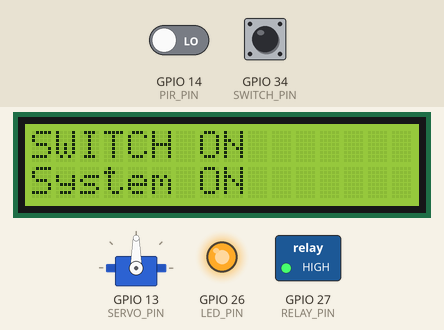
Bench run of a sketch on a simulated ESP32. On the bench: servo, 16×2 character LCD, switched loads named in the sketch (green lamp = pin HIGH), output pins drawn as LEDs (lit = HIGH). Inputs (shaded band) come from the test bench; at power-on: GPIO 14 (PIR_PIN) LOW, GPIO 34 (SWITCH_PIN) HIGH.

Above: at 1.2 s.
1.3 s: GPIO 14 (PIR_PIN) driven HIGH
At 4.16 s:
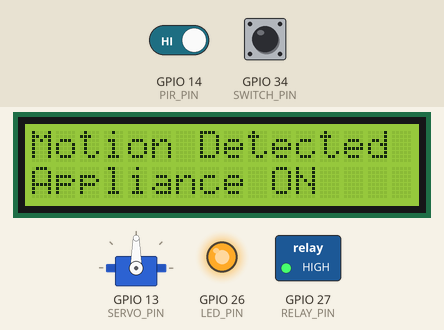
4.3 s: GPIO 34 (SWITCH_PIN) pulled LOW for 0.25 s
At 4.7 s:
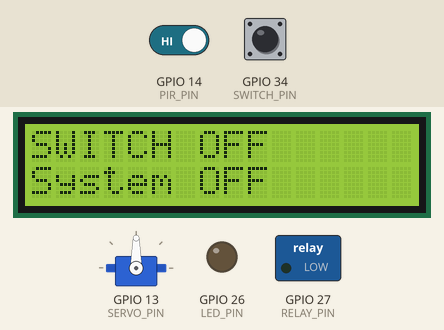
6.0 s: GPIO 34 (SWITCH_PIN) pulled LOW for 3.2 s
At 11.66 s:
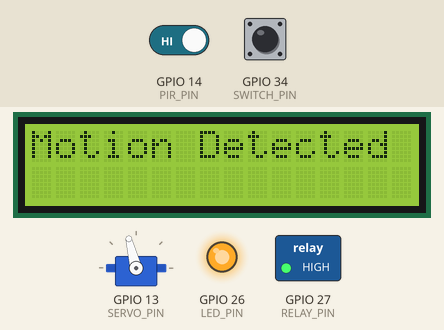
12.2 s: GPIO 34 (SWITCH_PIN) pulled LOW for 3.2 s
At 18.07 s:
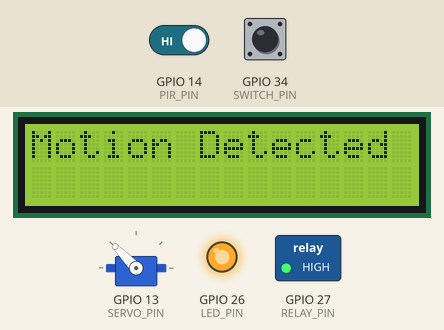
18.4 s: GPIO 34 (SWITCH_PIN) pulsed LOW 5 times (0.12 s each, 0.3 s apart)
At 20.8 s:
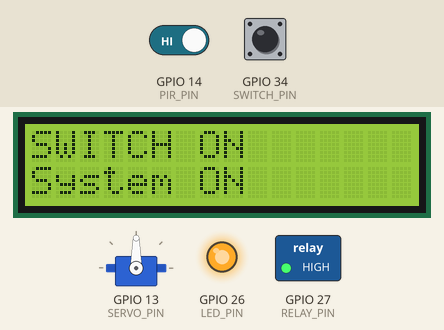
22.9 s: GPIO 34 (SWITCH_PIN) pulled LOW for 3.2 s
At 29.67 s:
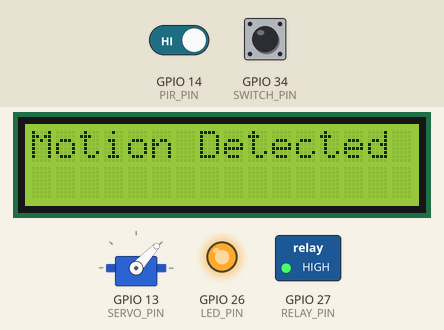
Timing chart, 0 to 31.6 s (numbered marks = the images above; inputs shaded):
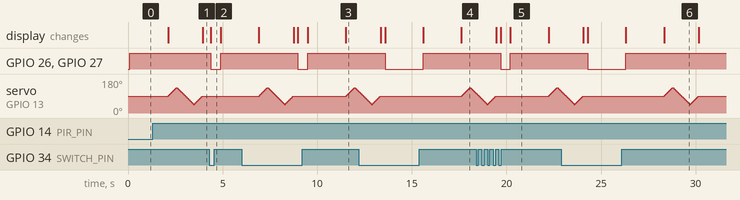

The sketch:

NO-MAN-NO-POWER-3RD.ino
```cpp
#include <Wire.h>
#include <RTClib.h>
#include <LiquidCrystal_I2C.h>
#include <ESP32Servo.h>

RTC_DS3231 rtc;
LiquidCrystal_I2C lcd(0x27, 16, 2);
Servo servo;

#define PIR_PIN 14
#define LED_PIN 26
#define RELAY_PIN 27
#define SERVO_PIN 13
#define SWITCH_PIN 34

unsigned long lastMotionTime = 0;
unsigned long motionTimeout = 30000;  // 30 seconds
bool motionDetected = false;
bool systemOn = false;
bool servoMoved = false;
bool systemSleeping = false;

void setup() {
  pinMode(PIR_PIN, INPUT);
  pinMode(LED_PIN, OUTPUT);
  pinMode(RELAY_PIN, OUTPUT);
  pinMode(SWITCH_PIN, INPUT);
  digitalWrite(LED_PIN, LOW);
  digitalWrite(RELAY_PIN, LOW);

  servo.attach(SERVO_PIN);
  servo.write(90); // Center position

  Wire.begin();
  rtc.begin();
  lcd.init();
  lcd.backlight();
  lcd.setCursor(0, 0);
  lcd.print("System Ready");
}

void loop() {
  bool switchState = digitalRead(SWITCH_PIN) == HIGH;

  if (!switchState) {
    // Master switch OFF
    if (systemOn) {
      lcd.clear();
      lcd.setCursor(0, 0);
      lcd.print("SWITCH OFF");
      lcd.setCursor(0, 1);
      lcd.print("System OFF");
      digitalWrite(LED_PIN, LOW);
      digitalWrite(RELAY_PIN, LOW);
      servo.detach();
      systemOn = false;
      servoMoved = false;
      systemSleeping = false;
    }
    delay(500);
    return;
  }

  // Master switch ON but system is sleeping
  if (systemSleeping) {
    // Wait for new motion to wake the system
    if (digitalRead(PIR_PIN) == HIGH) {
      systemSleeping = false;
      systemOn = false; // Allow reactivation
    } else {
      delay(200);
      return;
    }
  }

  // Master switch ON and system not yet activated
  if (!systemOn) {
    lcd.clear();
    lcd.setCursor(0, 0);
    lcd.print("SWITCH ON");
    lcd.setCursor(0, 1);
    lcd.print("System ON");
    systemOn = true;
    lastMotionTime = millis(); // Start timeout
    motionDetected = false;
    servoMoved = false;
    servo.attach(SERVO_PIN);
    servo.write(90);
    digitalWrite(LED_PIN, HIGH);
    digitalWrite(RELAY_PIN, HIGH);
    delay(2000);
  }

  // Motion Detection
  if (digitalRead(PIR_PIN) == HIGH) {
    lastMotionTime = millis();
    if (!servoMoved) {
      motionDetected = true;
      lcd.clear();
      lcd.setCursor(0, 0);
      lcd.print("Motion Detected");

      // Sweep servo
      for (int pos = 90; pos <= 135; pos++) {
        servo.write(pos);
        delay(10);
      }
      for (int pos = 135; pos >= 45; pos--) {
        servo.write(pos);
        delay(10);
      }
      for (int pos = 45; pos <= 90; pos++) {
        servo.write(pos);
        delay(10);
      }

      lcd.setCursor(0, 1);
      lcd.print("Appliance ON");
      servoMoved = true;
    }
  }

  // Inactivity timeout
  if (millis() - lastMotionTime > motionTimeout) {
    digitalWrite(LED_PIN, LOW);
    digitalWrite(RELAY_PIN, LOW);
    lcd.clear();
    lcd.setCursor(0, 0);
    lcd.print("No Motion Found");
    lcd.setCursor(0, 1);
    lcd.print("Turning Off...");
    servo.detach();
    systemOn = false;
    servoMoved = false;
    systemSleeping = true;  // Prevent auto reactivation
    delay(2000);
  } else {
    digitalWrite(LED_PIN, HIGH);
    digitalWrite(RELAY_PIN, HIGH);
  }

  delay(200);
}
```

Measured:
- after the input at 1.3 s, the display: first changes after 0.81 s (image 1 shows a later state)
- after the input at 4.3 s, GPIO 26 (LED_PIN), GPIO 27 (RELAY_PIN): HIGH → LOW after 0.08 s, → HIGH 0.52 s later; the display: changes after 0.08 s (image 2)
- after the input at 6.0 s, GPIO 26 (LED_PIN), GPIO 27 (RELAY_PIN): HIGH → LOW after 3.0 s, → HIGH 0.52 s later; the display: first differs from a run without the input after 3.0 s (image 3 shows a later state)
- after the input at 12.2 s, GPIO 26 (LED_PIN), GPIO 27 (RELAY_PIN): HIGH → LOW after 1.4 s, → HIGH 2.0 s later; the display: first differs from a run without the input after 1.4 s (image 4 shows a later state)
- after the input at 18.4 s, GPIO 26 (LED_PIN), GPIO 27 (RELAY_PIN): HIGH → LOW after 1.3 s, → HIGH 0.52 s later; the display: first differs from a run without the input after 1.3 s (image 5 shows a later state)
- after the input at 22.9 s, GPIO 26 (LED_PIN), GPIO 27 (RELAY_PIN): HIGH → LOW after 1.4 s, → HIGH 2.0 s later; the display: first differs from a run without the input after 1.4 s (image 6 shows a later state)
- what the display in image 5 shows lasts 2.0 s, from 20.2 s to 22.2 s
